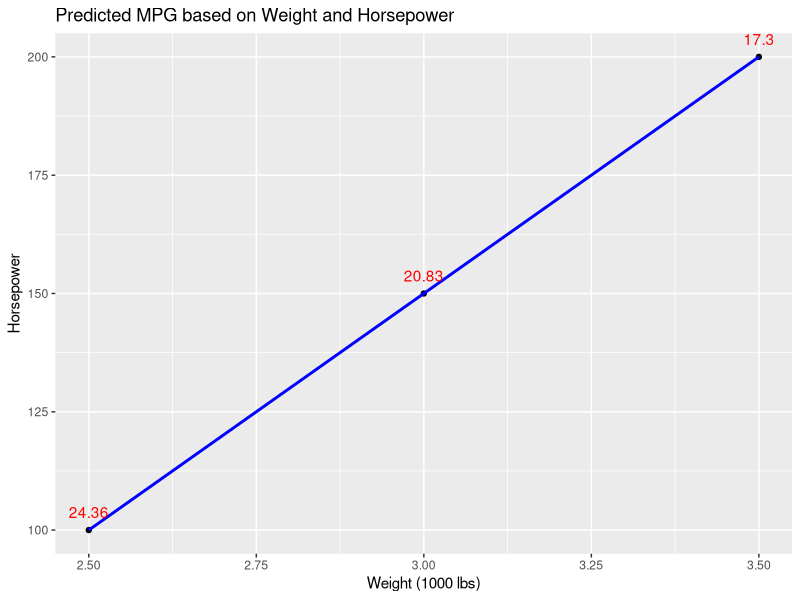

R code for this plot:
## ---- chunk 1
library(ggplot2)
## ---- chunk 2
model <- lm(mpg ~ wt + hp, data = mtcars)
## ---- chunk 3
new_data <- data.frame(wt = c(2.5, 3.0, 3.5), hp = c(100, 150, 200))
predictions <- predict(model, newdata = new_data)
## ---- chunk 4
plot <- ggplot(new_data, aes(x = wt, y = hp)) +
  geom_point() +
  geom_smooth(method = "lm", se = FALSE, color = "blue") +
  geom_text(aes(label = round(predictions, 2)), vjust = -1, color = "red") +
  labs(title = "Predicted MPG based on Weight and Horsepower",
       x = "Weight (1000 lbs)",
       y = "Horsepower")
plot
